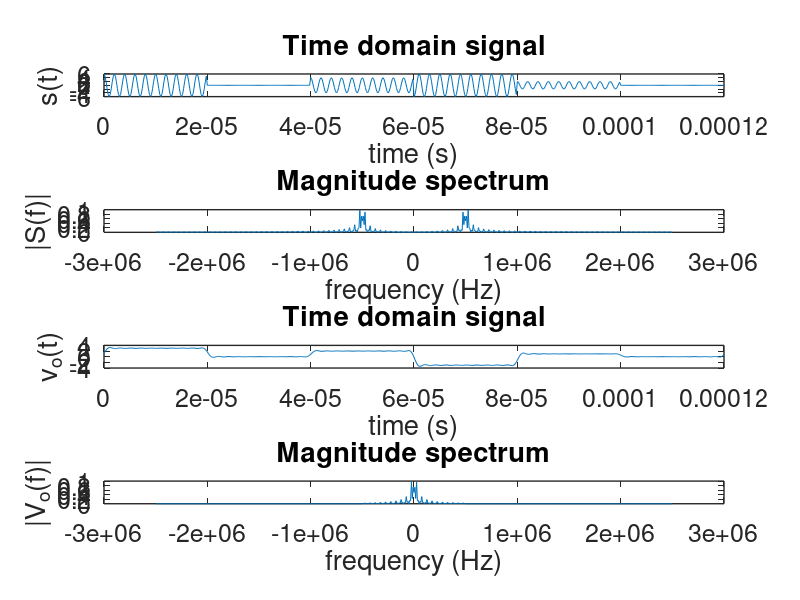

This chart was generated by the following MATLAB code:
%Problem 3
close all; clear all; clc
%--------------------------------------------------------------------------

fm  = 5e4;
fc = 5e5;
tc = 1/10/fc;
t = 0:tc:6/fm;
m_key = [6, 0, 4, -6, 2];
m = zeros(size(t));

%--------------------------------------------------------------------------

for i = 1:length(m_key)
    m(t >= (i - 1)/fm & t < i/fm) = m_key(i);
end
% 
s = m.*cos(2*pi*fc*t);
v = s.*cos(2*pi*fc*t+pi/3);

%--------------------------------------------------------------------------

N = length(t);
frequency = (-(N-1)/2:N/2)*1/tc/N;

%--------------------------------------------------------------------------

v_fft = zeros(size(v));
w_fft = fftshift(fft(v));
v_fft(abs(frequency) < 5e5) = 2 * w_fft(abs(frequency) < 5e5);   % Passing low pass frequencies
vo = ifft(ifftshift(v_fft));


%--------------------------------------------------------------------------

figure
subplot(4, 1, 1)
plot(t, s)
xlabel('time (s)')
ylabel('s(t)')
title('Time domain signal')
set(gca, "linewidth", 1, "fontsize", 18);

subplot(4, 1, 2)
plot(frequency,fftshift(abs(fft(s)) )/N)
xlabel('frequency (Hz)')
ylabel('|S(f)|')
title('Magnitude spectrum')
set(gca, "linewidth", 1, "fontsize", 18);
S  = axes( 'visible', 'off', 'title', 'Modulated signal');

subplot(413)
plot(t, vo)
xlabel('time (s)')
ylabel('v_o(t)')
title('Time domain signal')
set(gca, "linewidth", 1, "fontsize", 18);

subplot(414)
plot(frequency,fftshift(abs(fft(vo)) )/N)
xlabel('frequency (Hz)')
ylabel('|V_o(f)|')
title('Magnitude spectrum')
set(gca, "linewidth", 1, "fontsize", 18);
